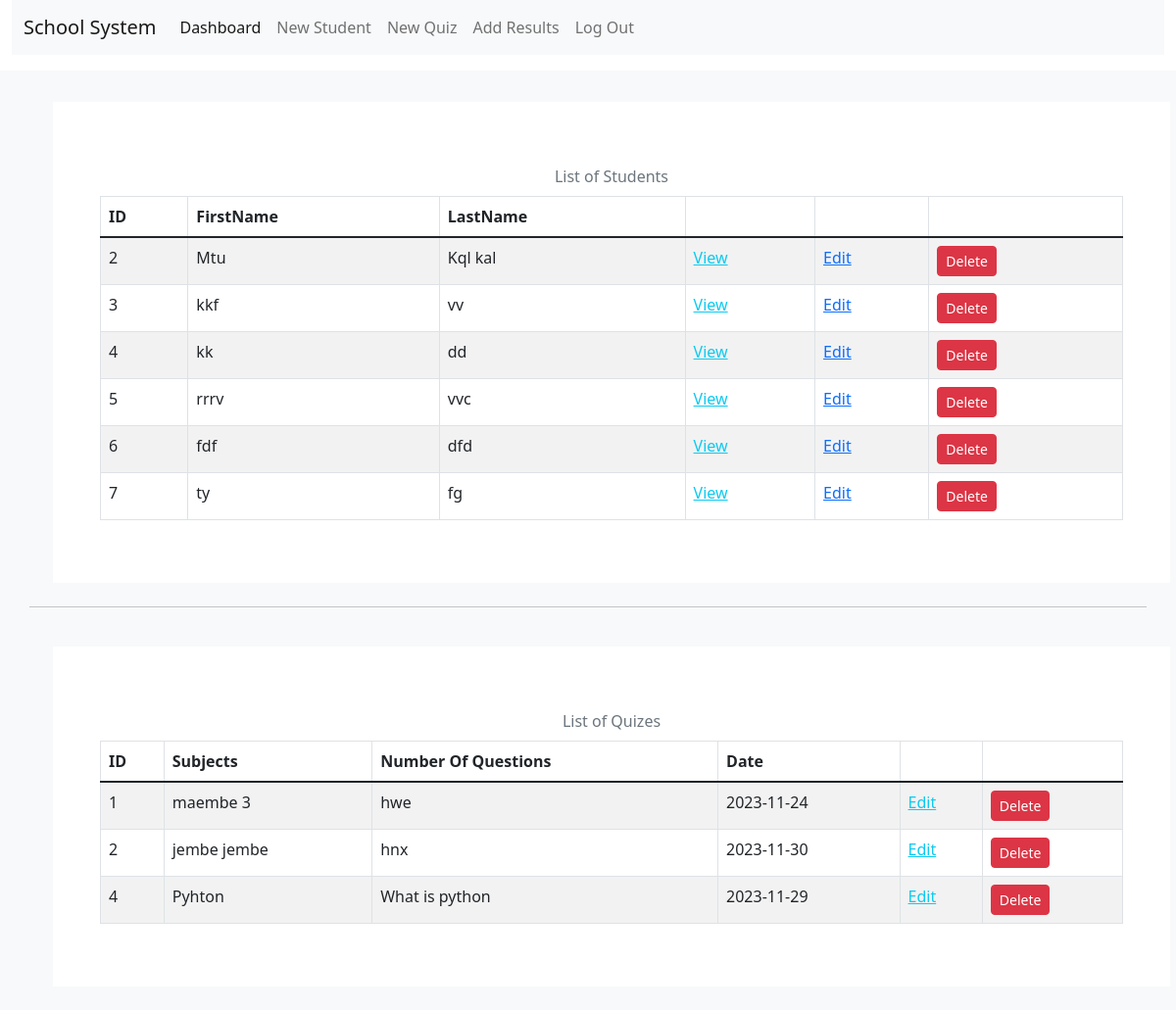
The page /dashboard (signed in) on the database its author committed.
### tables this page shows
CREATE TABLE Students(
    id INTEGER PRIMARY KEY AUTOINCREMENT,    
    created TIMESTAMP NOT NULL DEFAULT CURRENT_TIMESTAMP,
    firstname TEXT NOT NULL,
    lastname TEXT NOT NULL
    

    -- FOREIGN KEY (user_id) REFERENCES user (id)
);

CREATE TABLE Quizes(
    id INTEGER PRIMARY KEY AUTOINCREMENT,
    -- user_id INTEGER NOT NULL,
    created TIMESTAMP NOT NULL DEFAULT CURRENT_TIMESTAMP,
    title TEXT NOT NULL,
    questions TEXT NOT NULL,
    date_given DATE NOT NULL
    -- complete BOOLEAN NOT NULL DEFAULT FALSE,

    -- FOREIGN KEY (user_id) REFERENCES user (id)
);

### class_app.py (the view)
@bp.route("/dashboard")
def index():
    db = get_db()
    students = db.execute("SELECT * FROM Students").fetchall()
    quizes = db.execute("SELECT * FROM Quizes ").fetchall()
    return render_template(
        "class/dashboard.html",
        students=students,
        quizes=quizes,
    )

### auth.py (called while the page is built)
@bp.before_app_request
def load_logged_in_user():
    user_id = session.get("user_id")
    if user_id is None:
        g.user = None
    else:
        g.user = (
            get_db().execute("SELECT * FROM user WHERE id = ?", (user_id,)).fetchone()
        )

### db.py (called while the page is built)
def get_db():
    if "db" not in g:
        g.db = sqlite3.connect(
            current_app.config["DATABASE"], detect_types=sqlite3.PARSE_DECLTYPES
        )
        g.db.row_factory = sqlite3.Row
    return g.db

### templates/class/dashboard.html (shortened to what this page needs)
{% extends 'base.html' %}
{% block content %}
<div class="container">
  <div class="row mt-3 pt-2">
  </div>
  <div class="row"
    <div class="col-md-8">
      <div class=" p-5 m-4 bg-white">
        <div class="table-responsive">
<table class="table table-striped table-bordered p-2 caption-top">
  <h2 class="text-decoration-underline"><caption class="text-center">List of Students</caption></h2>
  <thead>
    <tr>
      <th scope="col">ID</th>
       {% if g.user %}
      <th scope="col">FirstName</th>
      <th scope="col">LastName</th>
      {% endif %}
      <th scope="col"></th>
      <th scope="col"></th>
      <th scope="col"></th>
    </tr>
  </thead>
  <tbody class="table-group-divider">
  {% for student in students %}
    <tr>
      <td>{{ student['id'] }}</td>
       {% if g.user %}
      <td>{{ student['firstname'] }}</td>
      <td> {{ student['lastname'] }}</td>
      {% endif %}
      <td> <a href="{{ url_for('class_app.view_student_results', id=student['id']) }}" class="text-info">View</a></td>
      <td>
        <a class="text-primary" href="{{ url_for('class_app.update', id=student['id']) }}">Edit</a>
    </td>
    <td>
        <form action="{{ url_for('class_app.delete_student', id=student['id']) }}" method="post">
    <input class="btn btn-sm btn-danger" type="submit" value="Delete" onclick="return confirm('Are you sure?');">
  </form>
    </td>
    </tr>
  {% endfor %}
  </tbody>
</table>
</div>
      </div>
      <hr>
  <div class=" p-5 m-4 bg-white">
        <div class="table-responsive">
<table class="table table-striped table-bordered p-2 caption-top">
  <h2 class="text-decoration-underline"><caption class="text-center">List of Quizes</caption></h2>
  <thead>
    <tr>
      <th scope="col">ID</th>
      <th scope="col">Subjects</th>
      <th scope="col">Number Of Questions</th>
      <th scope="col">Date</th>
      <th scope="col"></th>
      <th scope="col"></th>
    </tr>
  </thead>
  <tbody class="table-group-divider">
  {% for quiz in quizes %}
    <tr>
      <td>{{ quiz['id'] }}</td>
      <td>{{ quiz['title'] }}</td>
      <td> {{ quiz['questions'] }}</td>
      <td> {{ quiz['date_given'] }}</td>
       <td>
        <a class="text-info" href="{{ url_for('class_app.update_quiz', id=quiz['id']) }}">Edit</a>
      </td>
      <td>
        <form action="{{ url_for('class_app.delete_quiz', id=quiz['id']) }}" method="post">
    <input class="btn btn-sm btn-danger" type="submit" value="Delete" onclick="return confirm('Are you sure?');">
  </form>
      </td>
    </tr>
  {% endfor %}
  </tbody>
</table>
</div>
      </div>
    </div>
  </div>
{% endblock %}

### rows shown on the page
Students: id "2", firstname "Mtu", lastname "Kql kal"
Students: id "3", firstname "kkf", lastname "vv"
Students: id "4", firstname "kk", lastname "dd"
Students: id "5", firstname "rrrv", lastname "vvc"
Students: id "6", firstname "fdf", lastname "dfd"
Students: id "7", firstname "ty", lastname "fg"
Quizes: id "1", title "maembe 3", questions "hwe", date_given "2023-11-24"
Quizes: id "2", title "jembe jembe", questions "hnx", date_given "2023-11-30"
Quizes: id "4", title "Pyhton", questions "What is python", date_given "2023-11-29"
